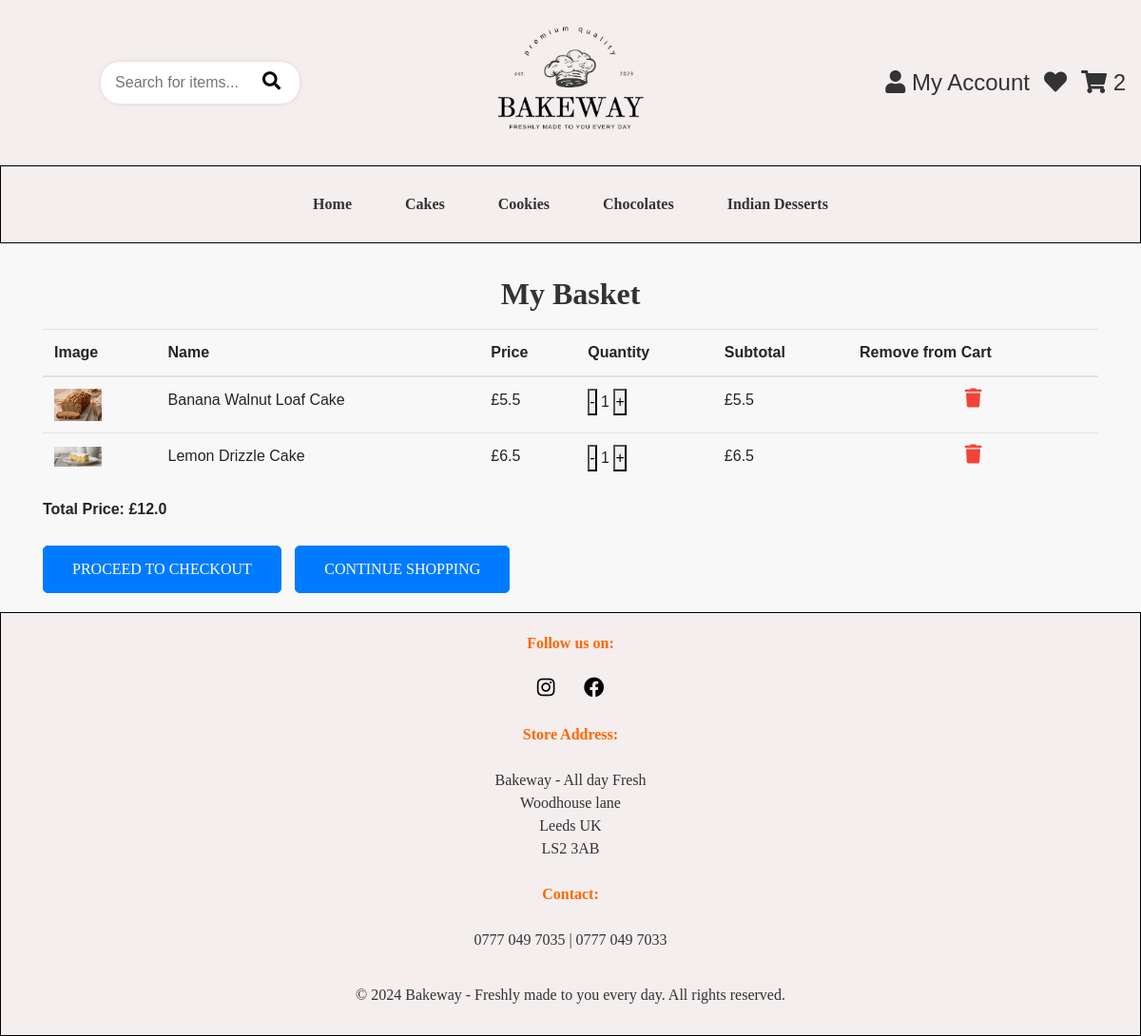
/cart (signed in), run on the app's committed database.
### app/models.py (models this page shows, shortened)
class Product(db.Model):
    id = db.Column(db.Integer, primary_key=True)
    name = db.Column(db.String(100), nullable=False)
    description = db.Column(db.Text, nullable=False)
    price = db.Column(db.Float, nullable=False)
    category = db.Column(db.String(50), nullable=False)  # 'Cake', 'Cookie', 'Chocolate', 'Desserts'.
    image = db.Column(db.String(225), nullable=False)
    stock = db.Column(db.Integer, nullable=False, default=0)  # Stock quantity

### app/views.py (the view, shortened to what this page needs)
@app.route('/cart')
def view_cart():
    if current_user.is_authenticated:
        cart_items = CartItem.query.filter_by(user_id=current_user.id).all()
        cart = [{
            'id': item.product.id,
            'name': item.product.name,
            'price': item.product.price,
            'quantity': item.quantity,
            'stock': item.product.stock,
            'image': item.product.image
        } for item in cart_items]
        for item in cart:
            if item['quantity'] > item['stock']:
                item['quantity'] = item['stock']
                flash(f"Insufficient stock for {item['name']}. Quantity has been adjusted to {item['stock']}.", "danger")
    total_price = sum(item['price'] * item['quantity'] for item in cart)
    return render_template('cart.html', cart=cart, total_price=total_price)

### app/__init__.py (called while the page is built)
@login_manager.user_loader
def load_user(user_id):
    return User.query.get(int(user_id))

### app/views.py (called while the page is built)
@app.before_request
def initialize_cart():
    if 'cart' not in session:
        session['cart'] = {}

@app.context_processor
def inject_cart_quantity():
    if current_user.is_authenticated:
        total_quantity = db.session.query(
            db.func.sum(CartItem.quantity)
        ).filter_by(user_id=current_user.id).scalar() or 0
    else:
        cart = session.get('cart', {})
        total_quantity = sum(item['quantity'] for item in cart.values())
    return dict(cart_total_quantity=total_quantity)

### app/templates/cart.html
{% extends "base.html" %}
{% block content %}
<h2><strong>My Basket</strong></h2>
{% if cart %}
<div class="table-responsive">
  <table class="table">
    <thead>
      <tr>
        <th>Image</th>
        <th>Name</th>
        <th>Price</th>
        <th>Quantity</th>
        <th>Subtotal</th>
        <th>Remove from Cart</th>
      </tr>
    </thead>
    <tbody>
      {% for item in cart %}
      <tr id="item-row-{{ item.id }}">
        <td data-label="Image"><img src="{{ url_for('static', filename=item.image) }}" alt="{{ item.name }}" width="50"></td>
        <td data-label="Name">{{ item.name }}</td>
        <td data-label="Price">£{{ item.price }}</td>
        <td data-label="Quantity">
          <button class="update-quantity" data-item-id="{{ item.id }}" data-change="-1">-</button>
          <span id="quantity-{{ item.id }}">{{ item.quantity }}</span>
          <button class="update-quantity" data-item-id="{{ item.id }}" data-change="1">+</button>
      </td>
        <td data-label="Total" id="total-{{ item.id }}">£{{ item.price * item.quantity }}</td>
        <td data-label="Remove">
          <a href="{{ url_for('delete_item', item_id=item.id) }}" class="delete-btn">
            <i class="fa fa-trash"></i>
          </a>
        </td>
      </tr>
      {% endfor %}
    </tbody>
  </table>
</div>
<p id="total-price" class="font-weight-bold">Total Price: £{{ total_price }}</p>
  {% if not current_user.is_authenticated %}
  <a href="{{ url_for('login') }}" class="btn btn-light custom-btn">Login to Checkout</a>
  <a href="{{ url_for('guest_checkout') }}" class="btn btn-light custom-btn">Guest Checkout</a>
  {% else %}
  <a href="{{ url_for('checkout') }}" class="btn btn-light custom-btn">Proceed to Checkout</a>
  {% endif %}
  <a href="{{ url_for('home') }}" class="btn btn-light custom-btn">Continue Shopping</a>
{% else %}
<p>Your cart is empty!</p>
{% endif %}
{% endblock %}

### app/static/style.css (style rules this page uses)
h2 { color: #333; font-family: 'Times New Roman', Times, serif; text-align: center; padding: 10px; }
* { margin: 0; padding: 0; box-sizing: border-box; }
body { font-family: Arial, sans-serif; background-color: #f8f8f8; margin: 0; }
.btn { padding: 12px; background-color: #007bff; color: white; border: none; border-radius: 5px; cursor: pointer; margin-top: 10px; font-family: 'Times New Roman', Times, serif; }
.btn { padding: 10px 15px; border-radius: 5px; text-transform: uppercase; font-size: 14px; border: none; transition: background-color 0.3s; }
.btn { display: inline-block; padding: 10px 20px; background-color: #007bff; color: white; border-radius: 5px; text-decoration: none; text-align: center; }
.delete-btn { display: flex; justify-content: center; align-items: center; border: none; color: #f44336; font-size: 20px; cursor: pointer; transition: color 0.3s ease; width: 100%; height: 100%; }
.table { width: 100%; border-collapse: collapse; }
.table-responsive { overflow-x: auto; -webkit-overflow-scrolling: touch; }
.custom-btn { padding: 12px 30px; font-size: 16px; border-radius: 5px; text-decoration: none; margin-right: 10px; display: inline-block; width: auto; transition: background-color 0.3s ease, transform 0.3s ease; margin-bottom: 20px; }
.custom-btn { background-color: #007bff; color: #fff; border: 1px solid #007bff; }

### data on the page
Product: image (picture), name "Banana Walnut Loaf Cake", price "5.5", quantity "1", item.price*item.quantity "5.5"
Product: image (picture), name "Lemon Drizzle Cake", price "6.5", quantity "1", item.price*item.quantity "6.5"

### other printed values
{{ cart_total_quantity }} "2"
{{ total_price }} "12.0"
